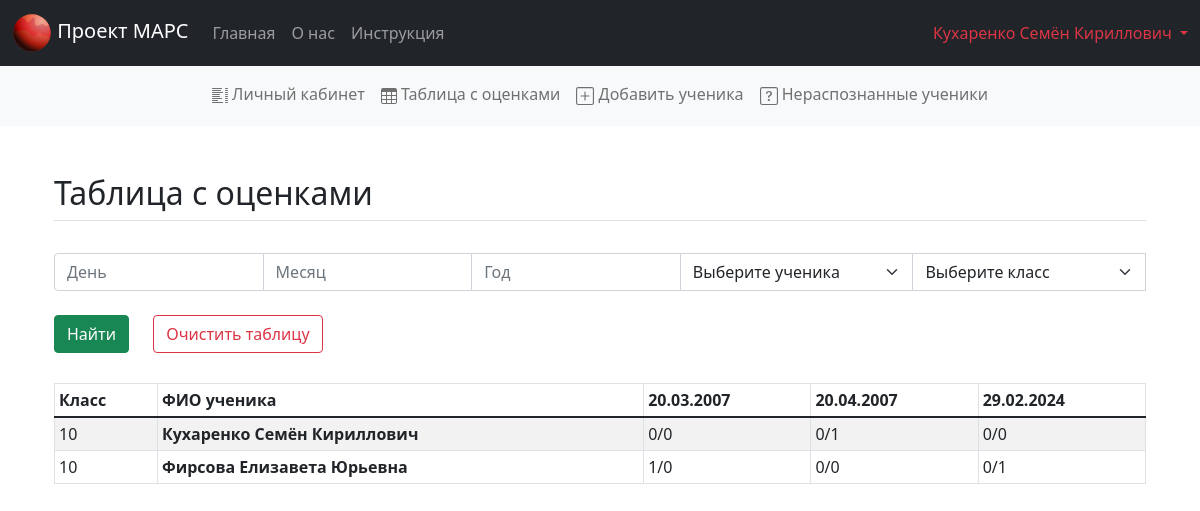
Before: /lk/results/filter=-&0&0 (signed in) with the older database file.
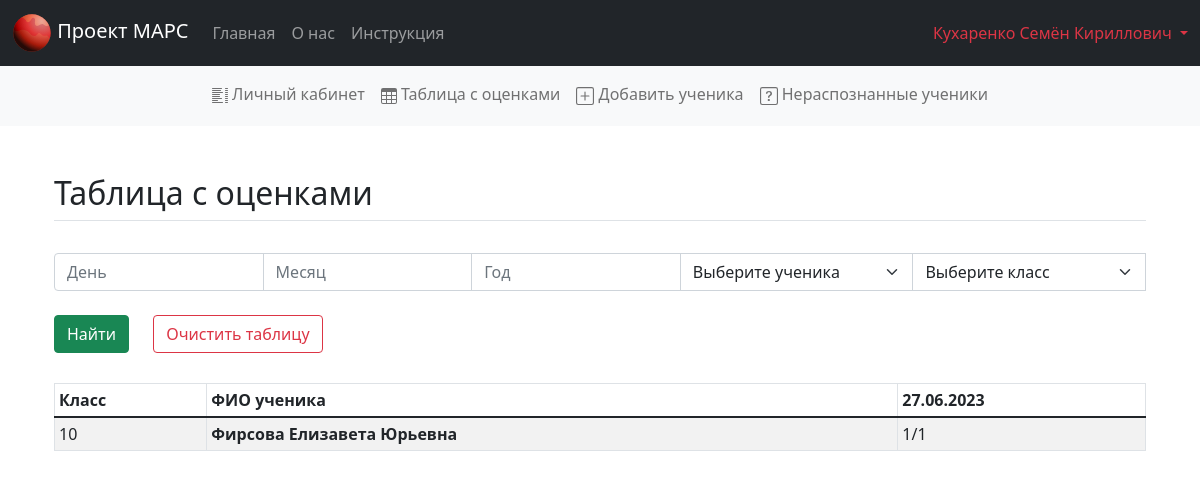
After: the same page with the newer database file.
### system_vars.py (models this page shows, shortened)
class Student(db.Model):
    id = db.Column(db.Integer, primary_key=True)
    name = db.Column(db.String(50), unique=True)
    grade = db.Column(db.Integer)
    teacher_id = db.Column(db.Integer, db.ForeignKey("teacher.id"))

### app.py (the view, shortened to what this page needs)
@app.route('/lk/results/filter=<string:filter>', methods=['POST', 'GET'])
def data_results(filter):
    teacher_id = session.get('user_id')
    if teacher_id is None:
        return redirect('/error_no_access')
    error = None
    student_list = db.session.query(system_vars.Student).filter_by(teacher_id=teacher_id).all()
    all_student_names = []
    for student in student_list:
        all_student_names.append(student.name)
    all_student_names.sort()
    params = filter.split('&')
    if len(params) != 3:
        return 404
    name, grade, min_date = params[0], int(params[1]), int(params[2])
    query = db.session.query(system_vars.Mark, system_vars.Student).join(system_vars.Student).filter(system_vars.Mark.date >= min_date)
    query = query.filter_by(teacher_id=teacher_id)
    if name != '-':
        query = query.filter_by(name=name)
    if grade != 0:
        query = query.filter_by(grade=grade)
    all_marks_list = query.all()
    student_info_list, marks_dates_list = [], []
    for mark, student in all_marks_list:
        student_info_list.append((student.grade, student.name))
        marks_dates_list.append(mark.date)
    student_info_list = sorted(list(set(student_info_list)))
    marks_dates_list = sorted(list(set(marks_dates_list)))
    student_dict, marks_dict = {}, {}
    marks_info = [[[0, 0] for _ in range(len(marks_dates_list))] for _ in range(len(student_info_list))]
    for i in range(len(student_info_list)):
        student_dict[student_info_list[i][1]] = i
    for i in range(len(marks_dates_list)):
        marks_dict[marks_dates_list[i]] = i
    for mark, student in all_marks_list:
        marks_info[student_dict[student.name]][marks_dict[mark.date]][0 if mark.type == 1 else 1] += 1
    for i in range(len(marks_info)):
        for j in range(len(marks_info[i])):
            marks_info[i][j] = f"{marks_info[i][j][0]}/{marks_info[i][j][1]}"
    for i in range(len(marks_dates_list)):
        date = marks_dates_list[i]
        day = date % 100
        date //= 100
        month = date % 100
        date //= 100
        year = date
        marks_dates_list[i] = form_string_date(day, month, year)
    return render_template("results.html",
                           all_student_names=all_student_names,
                           student_info_list=student_info_list,
                           marks_dates_list=marks_dates_list,
                           student_len=len(student_info_list),
                           marks_len=len(marks_dates_list),
                           marks_info=marks_info, error=error)

### app.py (called while the page is built)
@app.before_request
def load_logged_in_user():
    teacher_id = session.get('user_id')
    if teacher_id is None:
        g.teacher_name = None
    else:
        g.teacher_name = db.session.get(system_vars.Teacher, teacher_id).name

### funcs.py (called while the page is built)
def add_signs(val, k):
    val = str(val)
    if len(val) < k:
        val = ('0' * (k - len(val))) + val
    return val

def form_string_date(day, month, year):
    return add_signs(day, 2) + '.' + add_signs(month, 2) + '.' + add_signs(year, 4)

### templates/results.html (shortened to what this page needs)
{% extends 'base.html' %}
{% block body %}
<div class="container px-4 py-5" id="body">
<h2 class="pb-2 border-bottom">Таблица с оценками</h2>
<br>
<form method="post" enctype="multipart/form-data">
    <div class="input-group">
        <input name="day" id="day" type="text" class="form-control" placeholder="День">
        <input name="month" id="month" type="text" class="form-control" placeholder="Месяц">
        <input name="year" id="year" type="text" class="form-control" placeholder="Год">
    <br>
    <select name='name-choice' class="form-select">
    <option><a href="#" class="d-block text-decoration-none dropdown-toggle" id="dropdownUser2" data-bs-toggle="dropdown" aria-expanded="false">
        Выберите ученика
    </a></option>
    </select><br>
    <select name='grade-choice' class="form-select">
    <option><a href="#" class="d-block text-decoration-none dropdown-toggle" id="dropdownUser3" data-bs-toggle="dropdown" aria-expanded="false">
        Выберите класс
    </a></option>
    </select><br>
    </div>
    <br>
    <button type="submit" class="btn btn-success" style="margin-right: 20px;" onclick="onClick(document.getElementById('body'))">Найти</button>
    <a href="/lk/delete_all"><button type="button" class="btn btn-outline-danger">Очистить таблицу</button></a>
    <table class="table table-bordered table-striped table-sm" style="margin-top: 30px;">
        <thead>
        <tr>
            <th scope="col">Класс</th>
            <th scope="col">ФИО ученика</th>
            {% for date in marks_dates_list %}
                <th scope="col">{{ date }}</th>
            {% endfor %}
        </tr>
        </thead>
        <tbody>
            {% for i in range(student_len) %}
            <tr>
                <td>{{ student_info_list[i][0] }}</td>
                <th scope="row">{{ student_info_list[i][1] }}</th>
                {% for j in range(marks_len) %}
                    <td>{{marks_info[i][j]}}</td>
                {% endfor %}
            </tr>
            {% endfor %}
        </tbody>
    </table>
</form>
</div>
{% endblock %}

Changed rows visible on the page:
no longer on this page (row edited): Student: name "Кухаренко Семён Кириллович"
Other visible differences:
new list line: "27.06.2023"
list line gone: "1/0 0/0 0/1"
new list line: "1/1"
list line gone: "20.03.2007"
list line gone: "20.04.2007"
list line gone: "29.02.2024"
list line gone: "10 0/0 0/1 0/0"
